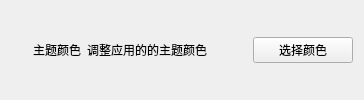
             <widget class="QWidget" name="widget_5_11" native="true">
              <property name="styleSheet">
               <string notr="true"/>
              </property>
              <layout class="QHBoxLayout" name="horizontalLayout_47">
               <item>
                <widget class="IconWidget" name="icon_theme_color" native="true">
                 <property name="sizePolicy">
                  <sizepolicy hsizetype="Fixed" vsizetype="Fixed">
                   <horstretch>0</horstretch>
                   <verstretch>0</verstretch>
                  </sizepolicy>
                 </property>
                 <property name="minimumSize">
                  <size>
                   <width>16</width>
                   <height>16</height>
                  </size>
                 </property>
                </widget>
               </item>
               <item>
                <widget class="StrongBodyLabel" name="label_20">
                 <property name="sizePolicy">
                  <sizepolicy hsizetype="Fixed" vsizetype="Preferred">
                   <horstretch>0</horstretch>
                   <verstretch>0</verstretch>
                  </sizepolicy>
                 </property>
                 <property name="text">
                  <string>主题颜色</string>
                 </property>
                </widget>
               </item>
               <item>
                <widget class="CaptionLabel" name="label_32">
                 <property name="sizePolicy">
                  <sizepolicy hsizetype="Fixed" vsizetype="Preferred">
                   <horstretch>0</horstretch>
                   <verstretch>0</verstretch>
                  </sizepolicy>
                 </property>
                 <property name="text">
                  <string>调整应用的的主题颜色</string>
                 </property>
                </widget>
               </item>
               <item>
                <spacer name="horizontalSpacer_18">
                 <property name="orientation">
                  <enum>Qt::Horizontal</enum>
                 </property>
                 <property name="sizeHint" stdset="0">
                  <size>
                   <width>40</width>
                   <height>20</height>
                  </size>
                 </property>
                </spacer>
               </item>
               <item>
                <widget class="PushButton" name="btn_choose_color">
                 <property name="sizePolicy">
                  <sizepolicy hsizetype="Fixed" vsizetype="Fixed">
                   <horstretch>0</horstretch>
                   <verstretch>0</verstretch>
                  </sizepolicy>
                 </property>
                 <property name="minimumSize">
                  <size>
                   <width>100</width>
                   <height>0</height>
                  </size>
                 </property>
                 <property name="text">
                  <string>选择颜色</string>
                 </property>
                </widget>
               </item>
              </layout>
             </widget>
